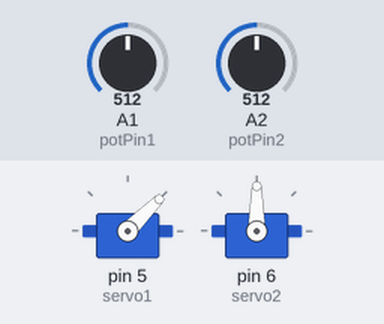
A sketch run on a simulated Arduino Uno, built with avr-gcc and run on an emulated ATmega328P. On the bench: 2 × servo. Inputs (shaded band) come from the test bench; at power-on: A1 (potPin1) = 512, A2 (potPin2) = 512.

Above: at 1.2 s.
1.3 s: A1 (potPin1) set to 716
At 2.0 s:
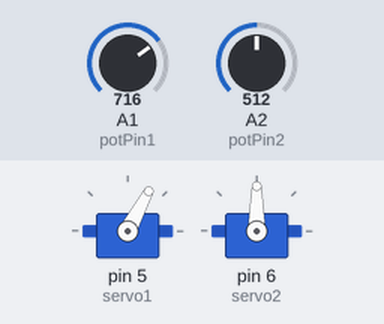
2.8 s: A2 (potPin2) set to 716
At 3.5 s:
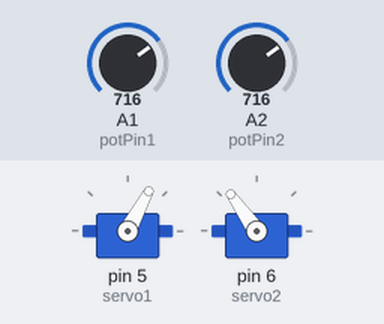
4.3 s: A2 (potPin2) set to 900
At 5.5 s:
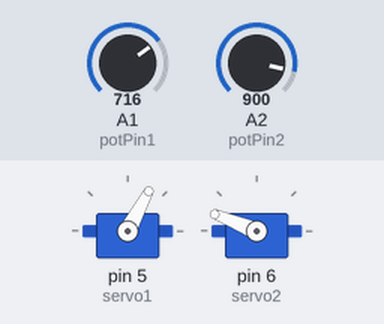
5.8 s: A1 (potPin1) set to 511
At 7.0 s:
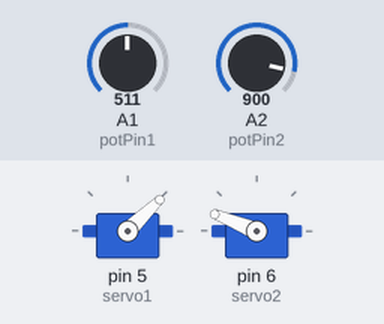
7.3 s: A2 (potPin2) set to 1023
At 8.4 s:
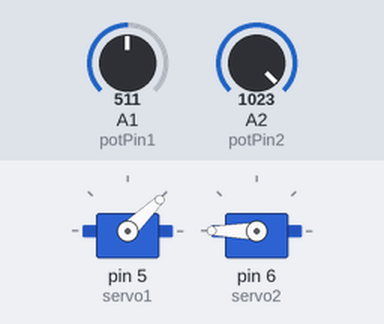
8.8 s: A1 (potPin1) set to 306
At 10.0 s:
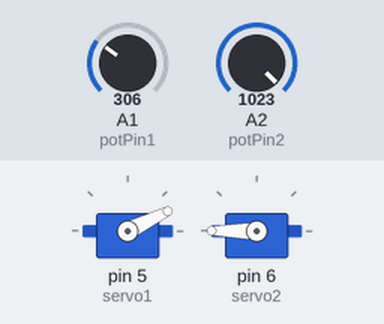
Timing chart, 0 to 11.3 s (numbered marks = the images above; inputs shaded):
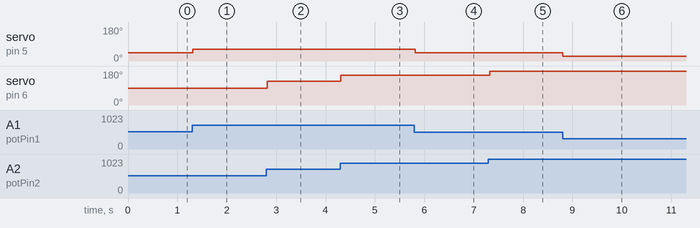

Measured:
- after the input at 1.3 s, servo on pin 5 (servo1): 45° → 62° at once
- after the input at 2.8 s, servo on pin 6 (servo2): 90° → 125° at once
- after the input at 4.3 s, servo on pin 6 (servo2): 125° → 158° at once
- after the input at 5.8 s, servo on pin 5 (servo1): 62° → 44° at once
- after the input at 7.3 s, servo on pin 6 (servo2): 158° → 180° at once
- after the input at 8.8 s, servo on pin 5 (servo1): 44° → 26° at once

The sketch:

PotServo.ino
```cpp
#include<Servo.h>

Servo servo1;
Servo servo2;

const byte potPin1 = A1;
const byte potPin2 = A2;

int potDeger1;
int potDeger2;

void setup() {

  Serial.begin(9600);
  servo1.attach(5);
  servo2.attach(6);

}

void loop() {

  potDeger1 = analogRead(potPin1);
  potDeger1 = map(potDeger1 , 0 , 1023 , 0 , 90);
  servo1.write(potDeger1);
  delay(15);

  potDeger2 = analogRead(potPin2);
  potDeger2 = map(potDeger2 , 0 , 1023 , 0 , 180);
  servo2.write(potDeger2);
  delay(15);
}
```
